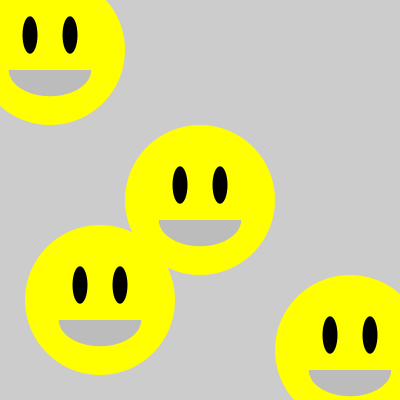
Frame 1 (no input)
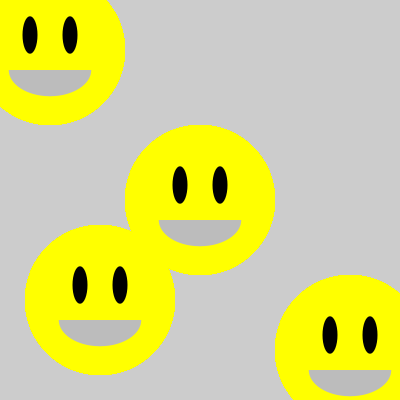
Frame 60 (the mouse pressed at the canvas centre just before this capture)
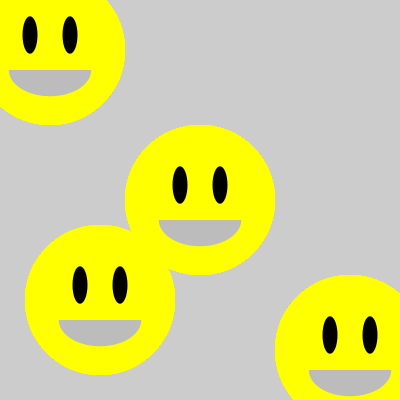
Frame 120 (the mouse held since frame 60 and released just before this capture)

The Processing sketch that drew these frames (run headless with seeded random() and noise(); from frame 60 on, the mouse is pressed at the canvas centre):

// Processing sketch: Smiley_Faces
// ── Smiley_Faces.pde
void setup(){
  size(400,400);
  
  
}

void draw(){
  SmileyFace(width/2, height/2,1.5);
  SmileyFace(50, 50,1.5);
  SmileyFace(350,350,1.5);
  SmileyFace(100,300,1.5);
  
  
  
}



void SmileyFace(float x,float y, float height){
  //Circle for the face
  noStroke();
  fill(255,255,0);
  circle(x,y,height*100);
  
  //Ellipses for the eyes
  fill(0);
  ellipse(x -20, y - 15, height*10,height*25);
  ellipse(x +20, y - 15, height*10,height*25);
  
  //Arc for the mouth
  fill(#BCBCBC);
  arc(x, y + 20, height*55, height*35, 0, PI);
}
